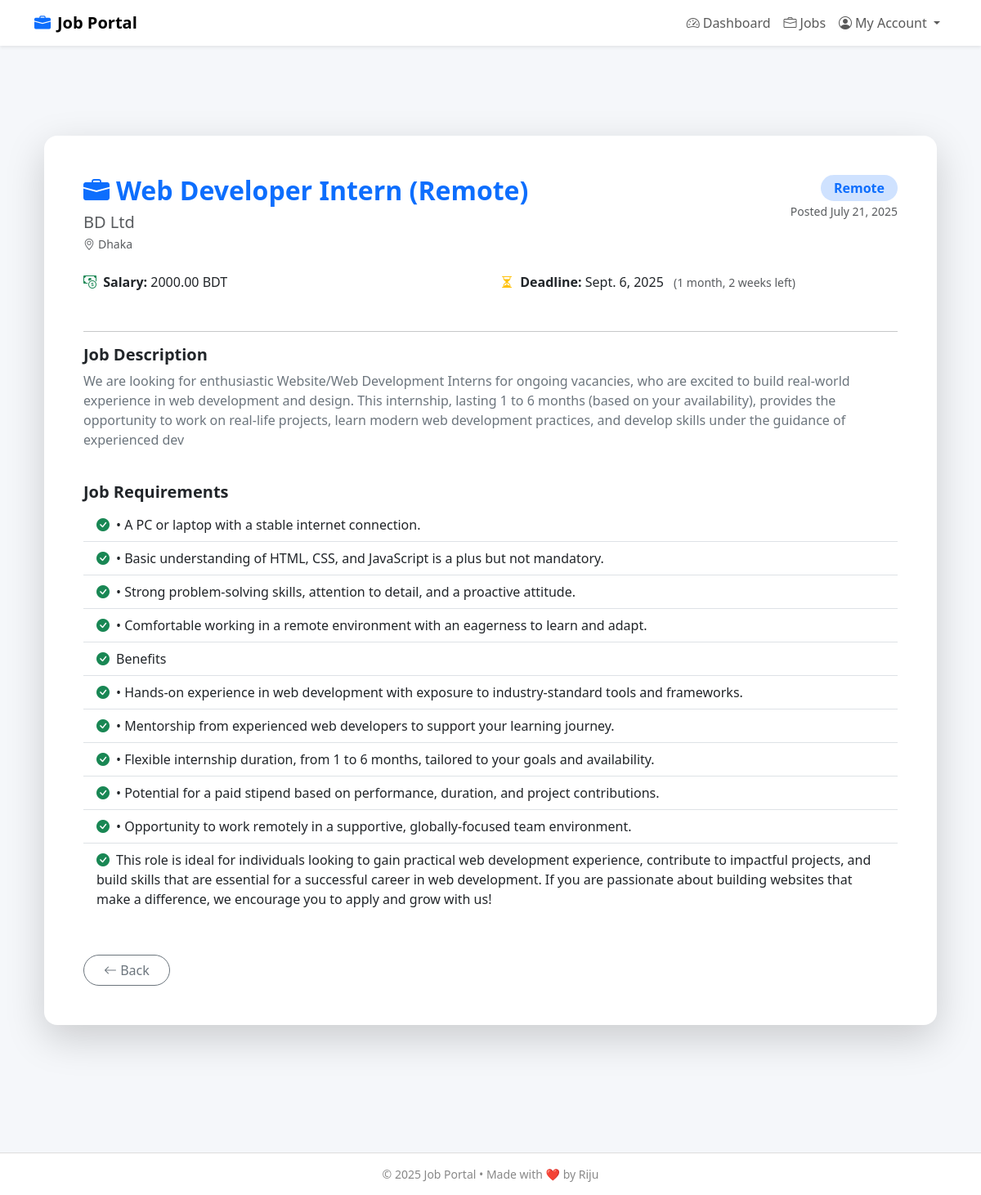
/jobDetailsPage/1/ (signed in), run on the app's committed database.
### employer_app/models.py (models this page shows, shortened)
class JobModel(models.Model):
    JOB_TYPE_CHOICES = [
        ('Full-Time', 'Full-Time'),
        ('Remote', 'Remote'),
        ('Internship', 'Internship'),
    ]
    employer = models.ForeignKey(EmployerProfileModel,on_delete=models.CASCADE,related_name='jobs',null=True)
    title = models.CharField(max_length=255)
    description = models.TextField()
    requirements = models.TextField()
    salary = models.DecimalField(max_digits=10, decimal_places=2, null=True, blank=True)
    job_type = models.CharField(max_length=20, choices=JOB_TYPE_CHOICES)
    deadline = models.DateField()
    posted_date = models.DateField(auto_now_add=True)

class EmployerProfileModel(models.Model):
    employer_user = models.OneToOneField(CustomUserModel , on_delete=models.CASCADE,null=True, related_name='employer_profile')
    company_name = models.CharField(max_length=255)
    email = models.EmailField()
    phone = models.CharField(max_length=20)
    about_company = models.TextField(blank=True, null=True)
    company_logo = models.ImageField(upload_to='Media/company_logos/', null=True)
    location = models.CharField(max_length=255, blank=True, null=True)

### employer_app/views.py (the view)
# urls.py: path('jobDetailsPage/<str:id>/',jobDetailsPage, name='jobDetailsPage'),
def jobDetailsPage(request, id):
    job = JobModel.objects.get(id=id)
    return render(request, 'jobDetails.html',{'job':job})

### employer_app/templates/jobDetails.html (shortened to what this page needs)
{% extends 'master/master.html' %}
{% block body %}
<div class="container my-5">
  <div class="card border-0 shadow-lg rounded-4 p-5 bg-white">
    <div class="d-flex justify-content-between align-items-start flex-wrap mb-4">
      <div>
        <h2 class="text-primary fw-bold mb-2">
          <i class="bi bi-briefcase-fill me-2"></i>{{ job.title }}
        </h2>
        <h5 class="text-muted mb-1">{{ job.employer.company_name }}</h5>
        <p class="text-muted small mb-0">
          <i class="bi bi-geo-alt me-1"></i>{{ job.employer.location }}
        </p>
      </div>
      <div class="text-end">
        <span class="badge bg-primary-subtle text-primary px-3 py-2 fs-6 rounded-pill">{{ job.job_type }}</span>
        <br>
        <small class="text-muted">Posted {{ job.posted_date }}</small>
      </div>
    </div>
    <div class="row mb-4">
      <div class="col-md-6 mb-2">
        <i class="bi bi-cash-coin me-1 text-success"></i>
        <strong>Salary:</strong> {{ job.salary }} BDT
      </div>
      <div class="col-md-6 mb-2">
        <i class="bi bi-hourglass-split me-1 text-warning"></i>
        <strong>Deadline:</strong> {{ job.deadline }}
        <small class="text-muted ms-2">({{ job.deadline|timeuntil }} left)</small>
      </div>
    </div>
    <hr>
    <div class="mb-4">
      <h5 class="text-dark fw-semibold mb-2">Job Description</h5>
      <p class="text-secondary">{{ job.description }}</p>
    </div>
    <div class="mb-4">
      <h5 class="text-dark fw-semibold mb-2">Job Requirements</h5>
<ul class="list-group list-group-flush">
  {% for requirement in job.requirements.splitlines %}
    {% if requirement %}
    <li class="list-group-item">
      <i class="bi bi-check-circle-fill text-success me-2"></i>{{ requirement }}
    </li>
    {% endif %}
  {% endfor %}
</ul>
    </div>
    <div class="d-flex justify-content-between align-items-center flex-wrap mt-4">
      <a href="{% url 'dashboardPage' %}" class="btn btn-outline-secondary rounded-pill px-4">
        <i class="bi bi-arrow-left"></i> Back
      </a>
    </div>
  </div>
</div>
{% endblock %}

### users_auth_app/templates/master/master.html (style rules this page uses)
body { background-color: #f5f7fa; padding-top: 70px; font-family: 'Segoe UI', sans-serif; }
.card { border-radius: 1rem; box-shadow: 0 4px 16px rgba(0, 0, 0, 0.05); }

### data on the page
JobModel: title "Web Developer Intern (Remote)", employer.company_name "BD Ltd", employer.location "Dhaka", job_type "Remote", posted_date "July 21, 2025", salary "2000.00", deadline "Sept. 6, 2025", deadline "1 month, 2 weeks", description "We are looking for enthusiastic Website/Web Development Interns for ongoing vacancies, who are excited to build real-world experience in web development and design. This internship, lasting 1 to 6 months (based on your availability), provides the opportunity to work on real-life projects, learn modern web development practices, and develop skills under the guidance of experienced dev"

### other printed values
{{ requirement }} "• A PC or laptop with a stable internet connection." "• Basic understanding of HTML, CSS, and JavaScript is a plus but not mandatory." "• Strong problem-solving skills, attention to detail, and a proactive attitude." "• Comfortable working in a remote environment with an eagerness to learn and adapt." "Benefits" "• Hands-on experience in web development with exposure to industry-standard tools and frameworks." "• Mentorship from experienced web developers to support your learning journey." "• Flexible internship duration, from 1 to 6 months, tailored to your goals and availability." "• Potential for a paid stipend based on performance, duration, and project contributions." "• Opportunity to work remotely in a supportive, globally-focused team environment."
{{ year|default:"2025" }} "2025"
